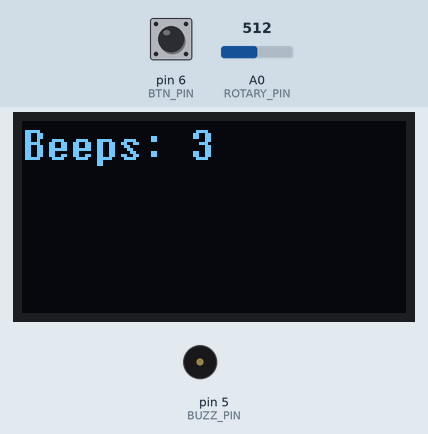
Recording of a sketch running on a simulated Arduino Uno, built with avr-gcc and run on an emulated ATmega328P. Parts: 128×64 one-colour display, buzzer (waves = sounding). The inputs (shaded band) are chosen by the test bench; at power-on: pin 6 (BTN_PIN) LOW, A0 (ROTARY_PIN) = 512.

Above: at 1.2 s.
1.3 s: pin 6 (BTN_PIN) pulled HIGH for 0.15 s
At 1.7 s:
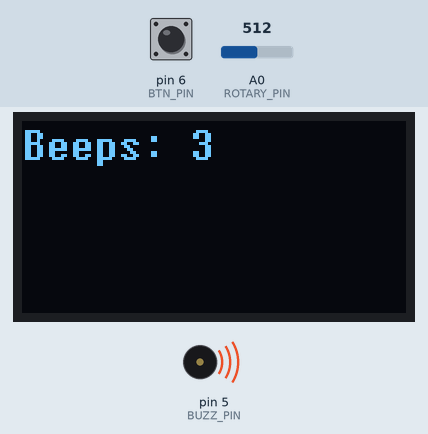
2.9 s: A0 (ROTARY_PIN) set to 306
At 4.1 s:
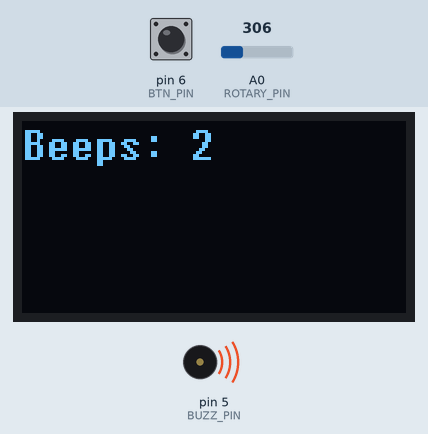
4.5 s: A0 (ROTARY_PIN) set to 122
At 5.1 s:
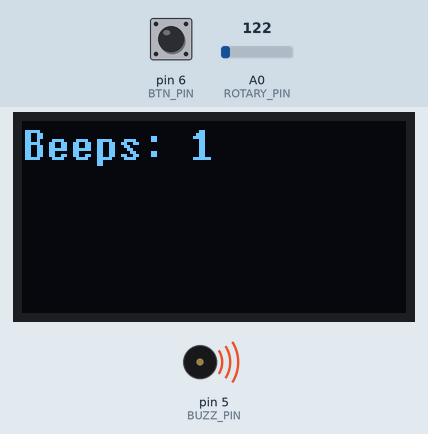
6.1 s: A0 (ROTARY_PIN) set to 900
At 7.3 s:
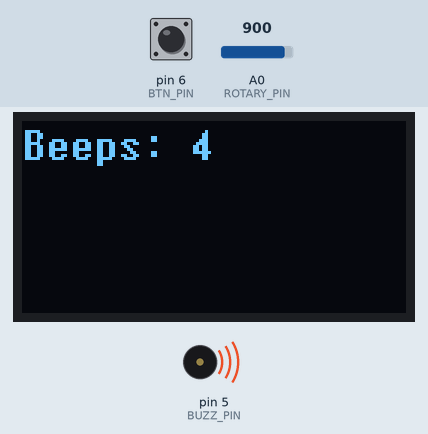
Timing chart, 0 to 8.7 s (numbered marks = the images above; inputs shaded):
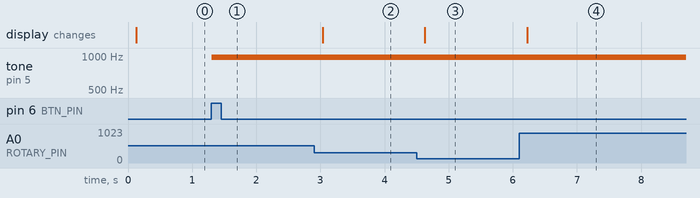

Measured:
- after the input at 1.3 s, tone on pin 5 (BUZZ_PIN): silent → 977 Hz at once
- after the input at 2.9 s, the display: changes after 0.14 s (image 2)
- after the input at 4.5 s, the display: changes after 0.13 s (image 3)
- after the input at 6.1 s, the display: changes after 0.12 s (image 4)

The sketch:

BeepBeep.ino
```cpp
#include <U8g2lib.h>

#define ROTARY_PIN A0
#define BUZZ_PIN 5
#define BTN_PIN 6

U8X8_SSD1306_128X64_NONAME_HW_I2C oled(/* reset=*/ U8X8_PIN_NONE);

int rotaryValue = 0;
int mappedValue = 0;

void setup() {
  pinMode(ROTARY_PIN, INPUT);
  pinMode(BTN_PIN, INPUT);
  pinMode(BUZZ_PIN, OUTPUT);

  oled.begin();
  //oled.setFlipMode(1);
  oled.clearDisplay();
  oled.setFont(u8x8_font_7x14B_1x2_f);
}

void loop() {
  rotaryValue = analogRead(ROTARY_PIN);
  mappedValue = map(rotaryValue, 0, 1023, 1, 5);

  oled.setCursor(0, 0);
  oled.print("Beeps: ");
  oled.print(mappedValue);

  if (digitalRead(BTN_PIN)) {
    beep(mappedValue);
  }
}

void beep(int num) {
  for (int i = 0; i < num; i++) {
    analogWrite(BUZZ_PIN, 128);
    delay(150);
    analogWrite(BUZZ_PIN, 0);
    delay(150);
  }
}
```
